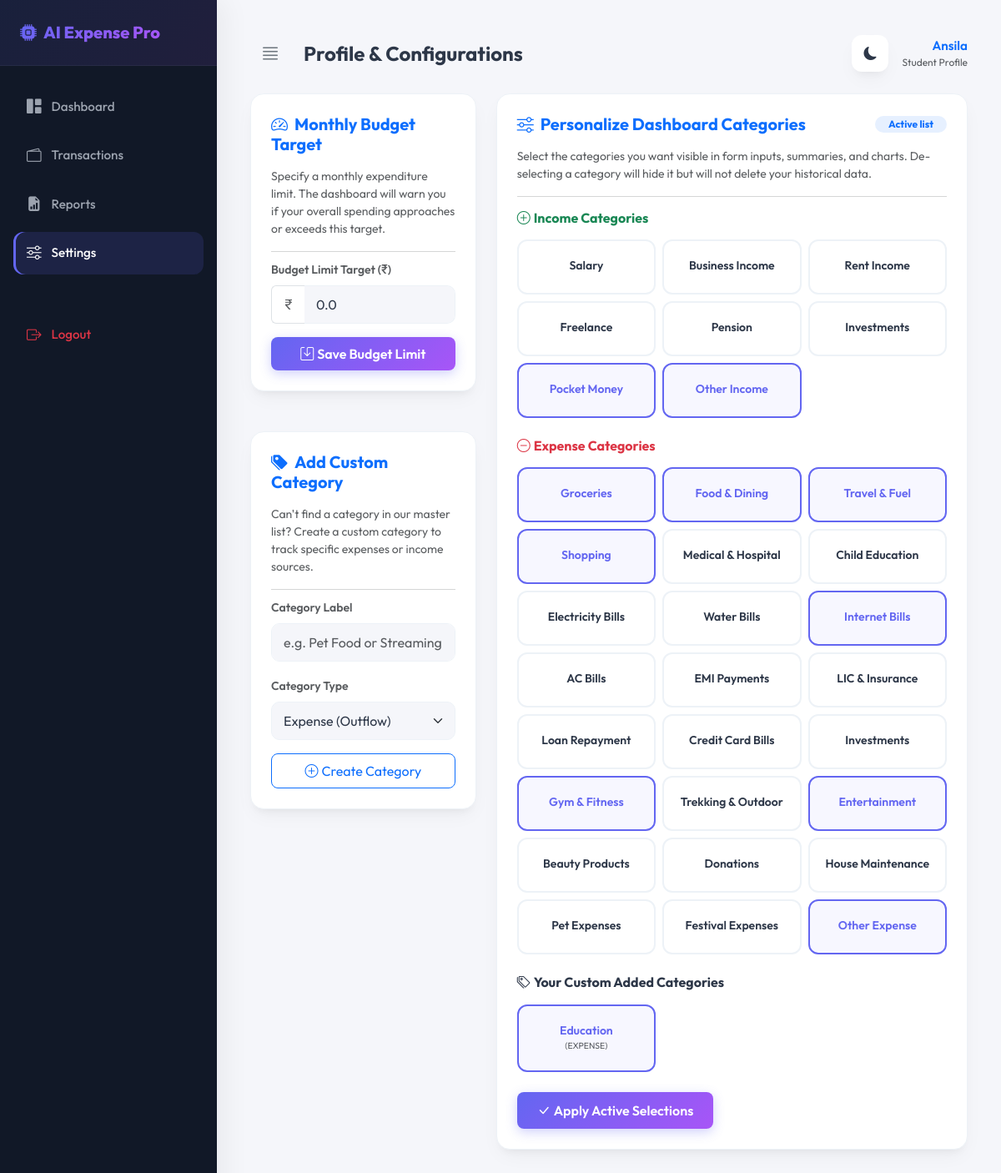
The app's page /settings (signed in) with its own data.
### tables this page shows
CREATE TABLE users (
    id INTEGER PRIMARY KEY AUTOINCREMENT,
    username TEXT UNIQUE NOT NULL,
    email TEXT UNIQUE NOT NULL,
    password_hash TEXT NOT NULL,
    persona TEXT NOT NULL CHECK(persona IN ('Student', 'Employee', 'Doctor', 'Business Owner', 'Housewife', 'Middle-Class Family', 'Lower-Income User', 'Other')),
    monthly_budget REAL DEFAULT 0.0,
    created_at TIMESTAMP DEFAULT CURRENT_TIMESTAMP
);

CREATE TABLE categories (
    id INTEGER PRIMARY KEY AUTOINCREMENT,
    name TEXT NOT NULL,
    type TEXT NOT NULL CHECK(type IN ('income', 'expense')),
    is_custom INTEGER DEFAULT 0 CHECK(is_custom IN (0, 1)),
    created_by INTEGER,
    FOREIGN KEY(created_by) REFERENCES users(id) ON DELETE CASCADE
);

### main.py (the view)
@app.get("/settings", response_class=HTMLResponse)
async def settings_page(request: Request):
    user = get_session_user(request)
    if not user:
        return RedirectResponse(url="/login", status_code=303)
    system_categories = database.get_all_system_categories()
    selected_cats = database.get_user_selected_categories(user["id"])
    selected_ids = [cat["id"] for cat in selected_cats]
    income_cats = [cat for cat in system_categories if cat["type"] == "income"]
    expense_cats = [cat for cat in system_categories if cat["type"] == "expense"]
    custom_cats = [cat for cat in selected_cats if cat["is_custom"] == 1]
    return templates.TemplateResponse(
        request=request,
        name="settings.html",
        context={
            "user": user,
            "income_cats": income_cats,
            "expense_cats": expense_cats,
            "selected_ids": selected_ids,
            "custom_cats": custom_cats
        }
    )

### templates/settings.html (shortened to what this page needs)
{% extends "base.html" %}
{% block page_title %}Profile & Configurations{% endblock %}
{% block content %}
<div class="container-fluid p-0">
    <div class="row g-4">
        <div class="col-lg-4">
            <div class="d-flex flex-column gap-4">
                <div class="glass-card">
                    <h5 class="fw-bold mb-3 text-primary"><i class="bi bi-speedometer2 me-2"></i>Monthly Budget Target</h5>
                    <p class="text-muted small">Specify a monthly expenditure limit. The dashboard will warn you if your overall spending approaches or exceeds this target.</p>
                    <hr class="text-muted opacity-10 my-2">
                    <form action="/settings/budget" method="POST">
                        <div class="mb-3">
                            <label for="budget" class="form-label small fw-semibold text-muted">Budget Limit Target (₹)</label>
                            <div class="input-group">
                                <span class="input-group-text bg-transparent border-end-0"><i class="bi bi-currency-rupee text-muted"></i></span>
                                <input type="number" step="1" min="0" class="form-control border-start-0" id="budget" name="budget" value="{{ user.monthly_budget }}" required>
                            </div>
                        </div>
                        <button type="submit" class="btn btn-primary-gradient w-100 py-2 rounded-3"><i class="bi bi-save me-1"></i>Save Budget Limit</button>
                    </form>
                </div>
                <div class="glass-card">
                    <h5 class="fw-bold mb-3 text-primary"><i class="bi bi-tags-fill me-2"></i>Add Custom Category</h5>
                    <p class="text-muted small">Can't find a category in our master list? Create a custom category to track specific expenses or income sources.</p>
                    <hr class="text-muted opacity-10 my-2">
                    <form action="/settings/custom_category" method="POST">
                        <div class="mb-3">
                            <label for="cat_name" class="form-label small fw-semibold text-muted">Category Label</label>
                            <input type="text" class="form-control" id="cat_name" name="name" placeholder="e.g. Pet Food or Streaming Services" required>
                        </div>
                        <div class="mb-3">
                            <label for="cat_type" class="form-label small fw-semibold text-muted">Category Type</label>
                            <select class="form-select" id="cat_type" name="type" required>
                                <option value="expense">Expense (Outflow)</option>
                            </select>
                        </div>
                        <button type="submit" class="btn btn-outline-primary w-100 py-2 rounded-3"><i class="bi bi-plus-circle me-1"></i>Create Category</button>
                    </form>
                </div>
            </div>
        </div>
        <div class="col-lg-8">
            <div class="glass-card">
                <div class="d-flex justify-content-between align-items-center mb-3">
                    <h5 class="fw-bold mb-0 text-primary"><i class="bi bi-sliders me-2"></i>Personalize Dashboard Categories</h5>
                    <span class="badge bg-primary bg-opacity-10 text-primary px-3 py-1.5 rounded-pill small">Active list</span>
                </div>
                <p class="text-muted small">Select the categories you want visible in form inputs, summaries, and charts. De-selecting a category will hide it but will not delete your historical data.</p>
                <hr class="text-muted opacity-10 my-3">
                <form action="/settings/categories/save" method="POST">
                    <h6 class="fw-bold text-success mb-3"><i class="bi bi-plus-circle me-1"></i>Income Categories</h6>
                    <div class="row row-cols-2 row-cols-md-3 g-2 mb-4">
                        {% for cat in income_cats %}
                        <div class="col">
                            <label class="category-tile w-100 h-100 {% if cat.id in selected_ids %}active-selected{% endif %}" id="tile_{{ cat.id }}">
                                <div class="tile-content text-center py-2.5">
                                    <span class="small fw-semibold">{{ cat.name }}</span>
                                </div>
                            </label>
                        </div>
                        {% endfor %}
                    </div>
                    <h6 class="fw-bold text-danger mb-3"><i class="bi bi-dash-circle me-1"></i>Expense Categories</h6>
                    <div class="row row-cols-2 row-cols-md-3 g-2 mb-4">
                        {% for cat in expense_cats %}
                        <div class="col">
                            <label class="category-tile w-100 h-100 {% if cat.id in selected_ids %}active-selected{% endif %}" id="tile_{{ cat.id }}">
                                <div class="tile-content text-center py-2.5">
                                    <span class="small fw-semibold">{{ cat.name }}</span>
                                </div>
                            </label>
                        </div>
                        {% endfor %}
                    </div>
                    {% if custom_cats %}
                    <h6 class="fw-bold text-purple mb-3"><i class="bi bi-tags me-1"></i>Your Custom Added Categories</h6>
                    <div class="row row-cols-2 row-cols-md-3 g-2 mb-4">
                        {% for cat in custom_cats %}
                        <div class="col">
                            <label class="category-tile w-100 h-100 active-selected" id="tile_{{ cat.id }}">
                                <div class="tile-content text-center py-2.5 text-purple">
                                    <span class="small fw-semibold">{{ cat.name }}</span>
                                    <small class="d-block text-muted" style="font-size: 0.65rem;">({{ cat.type.upper() }})</small>
                                </div>
                            </label>
                        </div>
                        {% endfor %}
                    </div>
                    {% endif %}
                    <button type="submit" class="btn btn-primary-gradient px-4 py-2.5 rounded-3"><i class="bi bi-check-lg me-1"></i>Apply Active Selections</button>
                </form>
            </div>
        </div>
    </div>
</div>
{% endblock %}

### templates/base.html (shortened to what this page needs)
<!DOCTYPE html>
<html lang="en">
<head>
    <link href="https://cdn.jsdelivr.net/npm/bootstrap@5.3.0/dist/css/bootstrap.min.css" rel="stylesheet">
    <link rel="stylesheet" href="https://cdn.jsdelivr.net/npm/bootstrap-icons@1.10.5/font/bootstrap-icons.css">
    <link rel="stylesheet" href="/static/css/style.css">
</head>
<body>
    <div class="wrapper">
        <nav id="sidebar">
            <div class="sidebar-header d-flex align-items-center justify-content-between">
                <div>
                    <span class="logo-text"><i class="bi bi-cpu-fill me-2"></i>AI Expense Pro</span>
                </div>
            </div>
            <ul class="list-unstyled components">
                <li class="{% if request.url.path == '/dashboard' %}active{% endif %}">
                    <a href="/dashboard"><i class="bi bi-grid-1x2-fill"></i> <span>Dashboard</span></a>
                </li>
                <li class="{% if request.url.path == '/transactions' %}active{% endif %}">
                    <a href="/transactions"><i class="bi bi-wallet2"></i> <span>Transactions</span></a>
                </li>
                <li class="{% if request.url.path == '/reports' %}active{% endif %}">
                    <a href="/reports"><i class="bi bi-file-earmark-bar-graph-fill"></i> <span>Reports</span></a>
                </li>
                <li class="{% if request.url.path == '/settings' %}active{% endif %}">
                    <a href="/settings"><i class="bi bi-sliders"></i> <span>Settings</span></a>
                </li>
                <li class="mt-5">
                    <a href="/logout" class="text-danger"><i class="bi bi-box-arrow-right text-danger"></i> <span>Logout</span></a>
                </li>
            </ul>
        </nav>
        <div id="content">
            <nav class="navbar navbar-expand-lg navbar-light bg-transparent p-0 mb-4">
                <div class="container-fluid p-0">
                    <button type="button" id="sidebarCollapse" class="btn btn-outline-secondary border-0 me-3">
                        <i class="bi bi-justify fs-4"></i>
                    </button>
                    <h4 class="mb-0 fw-bold">{% block page_title %}Dashboard Overview{% endblock %}</h4>
                    <div class="ms-auto d-flex align-items-center gap-3">
                        <button class="theme-switch border-0" id="themeToggle" title="Toggle Theme">
                        </button>
                        <div class="d-none d-md-flex flex-column align-items-end text-end">
                            <span class="fw-semibold text-primary" style="font-size: 0.95rem;">{{ request.session.get('username') }}</span>
                            <span class="text-muted" style="font-size: 0.75rem;">{{ user.persona if user else 'General User' }} Profile</span>
                        </div>
                    </div>
                </div>
            </nav>
            {% block content %}{% endblock %}
        </div>
    </div>
</body>
</html>

### static/css/style.css (style rules this page uses)
:root { --bg-primary: #f5f6fa; --bg-secondary: #ffffff; --text-primary: #2d3748; --text-secondary: #718096; --border-color: #edf2f7; --primary-color: #6366f1; --primary-hover: #4f46e5; --primary-gradient: linear-gradient(135deg, #6366f1 0%, #a855f7 100%); --accent-color: #f43f5e; --success-color: #10b981; --warning-color: #f59e0b; --sidebar-bg: #111827; --sidebar-text: #9ca3af; --sidebar-active-text: #ffffff; --sidebar-active-bg: rgba(99, 102, 241, 0.15); --card-shadow: 0 10px 25px -5px rgba(0, 0, 0, 0.05), 0 8px 10px -6px rgba(0, 0, 0, 0.05); --glass-bg: rgba(255, 255, 255, 0.85); --glass-border: rgba(255, 255, 255, 0.5); --card-radius: 16px; --font-sans: 'Outfit', -apple-system, BlinkMacSystemFont, "Segoe UI", Roboto, sans-serif; }
* { margin: 0; padding: 0; box-sizing: border-box; font-family: var(--font-sans); transition: background-color 0.3s ease, border-color 0.3s ease, color 0.15s ease; }
body { background-color: var(--bg-primary); color: var(--text-primary); overflow-x: hidden; min-height: 100vh; }
.wrapper { display: flex; width: 100%; align-items: stretch; }
#sidebar { min-width: 260px; max-width: 260px; background-color: var(--sidebar-bg); color: var(--sidebar-text); min-height: 100vh; z-index: 999; box-shadow: 10px 0 30px rgba(0, 0, 0, 0.05); position: fixed; height: 100%; }
#sidebar .sidebar-header { padding: 24px; border-bottom: 1px solid rgba(255, 255, 255, 0.05); background: linear-gradient(135deg, rgba(99, 102, 241, 0.1) 0%, rgba(168, 85, 247, 0.1) 100%); }
#sidebar .logo-text { font-size: 1.25rem; font-weight: 800; background: var(--primary-gradient); -webkit-background-clip: text; -webkit-text-fill-color: transparent; }
#sidebar ul.components { padding: 24px 16px; }
#sidebar ul li { margin-bottom: 8px; list-style: none; }
#sidebar ul li a { padding: 12px 16px; font-size: 0.95rem; display: flex; align-items: center; gap: 12px; color: var(--sidebar-text); text-decoration: none; border-radius: 12px; font-weight: 500; }
#sidebar ul li a i { font-size: 1.1rem; }
#sidebar ul li.active > a { color: var(--sidebar-active-text); background: var(--sidebar-active-bg); box-shadow: inset 3px 0 0 var(--primary-color); }
#content { width: 100%; padding: 40px; min-height: 100vh; margin-left: 260px; }
.glass-card { background: var(--bg-secondary); border: 1px solid var(--border-color); border-radius: var(--card-radius); box-shadow: var(--card-shadow); padding: 24px; margin-bottom: 24px; position: relative; overflow: hidden; }
.theme-switch { background: var(--bg-secondary); border: 1px solid var(--border-color); width: 44px; height: 44px; border-radius: 12px; display: flex; align-items: center; justify-content: center; cursor: pointer; box-shadow: var(--card-shadow); color: var(--text-primary); }
.category-tile { border: 2px solid var(--border-color); border-radius: 12px; padding: 16px; cursor: pointer; text-align: center; position: relative; overflow: hidden; height: 100%; }
.category-tile input:checked ~ .tile-content { color: var(--primary-color); }
.category-tile.active-selected { border-color: var(--primary-color); background-color: rgba(99, 102, 241, 0.05); }
.form-control, .form-select { background-color: var(--bg-primary); border: 1px solid var(--border-color); color: var(--text-primary); border-radius: 10px; padding: 10px 14px; }
.btn-primary-gradient { background: var(--primary-gradient); border: none; color: white; font-weight: 600; padding: 10px 24px; border-radius: 12px; box-shadow: 0 4px 14px rgba(99, 102, 241, 0.3); }

### records on screen
users: session.get "Ansila", persona "Student", budget "0.0"
categories: name "Salary"
categories: name "Business Income"
categories: name "Rent Income"
categories: name "Freelance"
categories: name "Pension"
categories: name "Investments"
categories: name "Pocket Money"
categories: name "Other Income"
categories: name "Groceries"
categories: name "Food & Dining"
categories: name "Travel & Fuel"
categories: name "Shopping"
categories: name "Medical & Hospital"
categories: name "Child Education"
categories: name "Electricity Bills"
categories: name "Water Bills"
categories: name "Internet Bills"
categories: name "AC Bills"
categories: name "EMI Payments"
categories: name "LIC & Insurance"
categories: name "Loan Repayment"
categories: name "Credit Card Bills"
categories: name "Investments"
categories: name "Gym & Fitness"
categories: name "Trekking & Outdoor"
categories: name "Entertainment"
categories: name "Beauty Products"
categories: name "Donations"
categories: name "House Maintenance"
categories: name "Pet Expenses"
categories: name "Festival Expenses"
categories: name "Other Expense"
categories: name "Education", type "EXPENSE"
